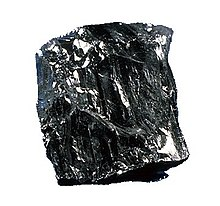
#> input picture Assets/Coal/5.jpg, 220 x 206 px; its folder holds only this picture in this run
$ jupyter execute --allow-errors Percobaan4.ipynb   (older library calls are emulated)
#> lines starting #> are read from the running program, lines starting #| are printed output that depends on the picture; after the words box and inside, x2 and y2 are one past the last pixel; in counts of white or black regions, pixels touching at a corner belong together
[cell 1]
import os
import cv2 as cv
import matplotlib.pyplot as plt
import numpy as np
import pandas as pd
from sklearn.model_selection import train_test_split, cross_val_predict
from sklearn.metrics import accuracy_score, classification_report
from skimage.feature import graycomatrix, graycoprops
from scipy.stats import entropy
from sklearn.ensemble import RandomForestClassifier
from sklearn.svm import SVC
from sklearn.neighbors import KNeighborsClassifier
from sklearn.metrics import accuracy_score, precision_score, recall_score, f1_score, confusion_matrix, classification_report
from sklearn.metrics import (confusion_matrix, ConfusionMatrixDisplay)
import seaborn as sns

Pada tahap ini dilakukan impor berbagai library yang diperlukan untuk proses pengolahan citra, ekstraksi fitur, klasifikasi, dan evaluasi model. Library os digunakan untuk mengakses serta mengelola file dan folder dataset, sedangkan OpenCV (cv2)digunakan untuk membaca, mengubah, dan memproses citra digital. NumPy (np) berfungsi untuk mengolah data dalam bentuk array dan melakukan perhitungan numerik secara efisien, sementara Matplotlib (plt) digunakan untuk menampilkan citra maupun grafik hasil pengolahan. Pandas (pd) digunakan untuk menyimpan dan mengelola data hasil ekstraksi fitur dalam bentuk tabel (DataFrame). Pada tahap pembagian data, train_test_split digunakan untuk memisahkan dataset menjadi data latih dan data uji, sedangkan cross_val_predict dapat digunakan untuk melakukan validasi silang (cross validation) agar evaluasi model lebih akurat. Untuk ekstraksi fitur tekstur digunakan metode Gray Level Co-occurrence Matrix (GLCM) melalui fungsi graycomatrix, kemudian karakteristik tekstur seperti contrast, homogeneity, correlation, energy, dan ASM dihitung menggunakan graycoprops, sedangkan fungsi entropy dari SciPy digunakan untuk menghitung tingkat kerandoman atau kompleksitas tekstur citra. Pada tahap klasifikasi digunakan tiga algoritma machine learning, yaitu Support Vector Machine (SVC), Random Forest (RandomForestClassifier), dan K-Nearest Neighbor (KNeighborsClassifier)** untuk membandingkan performa klasifikasi. Selanjutnya, hasil klasifikasi dievaluasi menggunakan berbagai metrik dari Scikit-Learn seperti accuracy_score, precision_score, recall_score, dan f1_score, sedangkan confusion_matrix, ConfusionMatrixDisplay, dan classification_report digunakan untuk menampilkan hasil evaluasi secara rinci. Selain itu, Seaborn (sns)bdigunakan untuk membantu visualisasi data atau menampilkan confusion matrix dalam bentuk grafik yang lebih informatif dan mudah dibaca.

[cell 2]
data = []
labels = []
file_name = []

IMG_SIZE = (256, 328)

for sub_folder in os.listdir("Assets"):
    sub_folder_files = os.listdir(os.path.join("Assets", sub_folder))
    for i, filename in enumerate(sub_folder_files):
        img_path = os.path.join("Assets", sub_folder, filename)
        img = cv.imread(img_path)
#> img is the input picture: shape (206, 220, 3); mean B, G, R 167, 166.6, 165.1

        if img is None:
            continue

        img = cv.resize(img, IMG_SIZE)
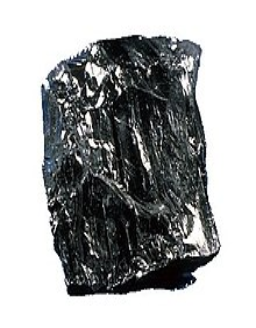
#> img: shape (328, 256, 3); mean B, G, R 167, 166.5, 165
        img = cv.cvtColor(img, cv.COLOR_BGR2GRAY)
#> img: shape (328, 256)
        img = img.astype(np.uint8)

        data.append(img)
        labels.append(sub_folder)
        file_name.append(filename)

data = np.array(data)
labels = np.array(labels)
print(f"Total data: {len(data)}, Shape: {data.shape}")
#| Total data: 2, Shape: (2, 328, 256)
print(f"Labels: {np.unique(labels, return_counts=True)}")

Kode ini digunakan untuk membaca seluruh citra yang terdapat pada folder dataset dan mempersiapkannya untuk proses pengolahan selanjutnya. Program terlebih dahulu membuat tiga list, yaitu data untuk menyimpan citra, labels untuk menyimpan kelas citra berdasarkan nama folder, dan file_name untuk menyimpan nama file gambar. Selanjutnya program melakukan perulangan pada setiap subfolder di dalam folder Assets. Setiap subfolder dianggap sebagai sebuah kelas data. Setiap gambar dibaca menggunakan cv.imread(), kemudian dilakukan pengecekan untuk memastikan gambar berhasil dimuat. Gambar yang berhasil dibaca kemudian diubah ukurannya menjadi 256 × 328 piksel agar seluruh data memiliki dimensi yang seragam. Setelah itu citra dikonversi menjadi grayscale sehingga hanya memiliki satu kanal intensitas dan tipe datanya diubah menjadi uint8. Citra hasil preprocessing disimpan ke dalam list data, sedangkan nama subfolder disimpan sebagai label kelas pada list labels dan nama file disimpan pada list file_name. Setelah seluruh gambar selesai diproses, data dan labels diubah menjadi array NumPy agar lebih mudah digunakan pada tahap ekstraksi fitur dan klasifikasi. Terakhir, program menampilkan jumlah total data yang berhasil dimuat beserta distribusi jumlah citra pada setiap kelas.

# Data Preparation

### Define Preprocessing Function

[cell 3]
TARGET_SIZE = (256, 328)
def resize_grayscale(image, target_size=TARGET_SIZE):
    resized = cv.resize(image, target_size)

    if len(resized.shape) == 3:
        gray = cv.cvtColor(resized, cv.COLOR_BGR2GRAY)
    else:
        gray = resized

    return gray.astype(np.uint8)

def thresholding(img, batas):
#> called with batas = 127
    baris, kolom = img.shape
    canvas = np.zeros_like(img, dtype=np.uint8)

    for i in range(baris):
        for j in range(kolom):
            if(img[i,j] > batas):
                canvas[i,j] = 255
            elif(img[i,j] <= batas):
                canvas[i,j] = 0
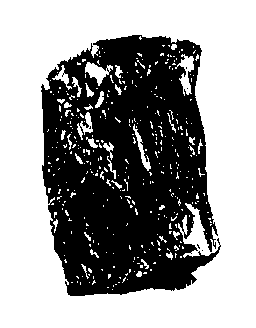
#> canvas: shape (328, 256); 59.9% white; 6 black regions (5 under 20 px), largest, box (x1, y1, x2, y2) and area: (41, 35, 221, 296) 33696

    return canvas

kernel = np.array([[0, 0, 1, 0, 0],
                   [0, 0, 1, 0, 0],
                   [1, 1, 1, 1, 1],
                   [0, 0, 1, 0, 0],
                   [0, 0, 1, 0, 0]], dtype=np.uint8)

def dilasi(img, kernel):
    img = img.copy()
    pad_h, pad_w = kernel.shape[0] // 2, kernel.shape[1] // 2
    padded = np.pad(img, ((pad_h, pad_h), (pad_w, pad_w)), mode='constant')
    output = np.zeros_like(img)

    for i in range(img.shape[0]):
        for j in range(img.shape[1]):
            region = padded[i:i+kernel.shape[0], j:j+kernel.shape[1]]
            if np.any(region[kernel == 1] == 255):
                output[i, j] = 255
    return output


def erosi(img, kernel):
    img = img.copy()
    pad_h, pad_w = kernel.shape[0] // 2, kernel.shape[1] // 2
    padded = np.pad(img, ((pad_h, pad_h), (pad_w, pad_w)), mode='constant')
#> padded: shape (332, 260); 58.2% white; 7 black regions (5 under 20 px), largest, box (x1, y1, x2, y2) and area: (43, 37, 223, 298) 33696, (0, 0, 260, 332) 2352
    output = np.zeros_like(img)

    for i in range(img.shape[0]):
        for j in range(img.shape[1]):
            region = padded[i:i+kernel.shape[0], j:j+kernel.shape[1]]
            if np.all(region[kernel == 1] == 255):
                output[i, j] = 255
#> output: shape (328, 256); 50.5% white; 2 black regions, box (x1, y1, x2, y2) and area: (39, 33, 223, 298) 39229, (0, 0, 256, 328) 2320
    return output

def opening(img, kernel):
    return dilasi(erosi(img, kernel), kernel)
def closing(img, kernel):
    return erosi(dilasi(img, kernel), kernel)
#> after the loop in dilasi (call 2), `for i in range(img.shape[0]):`:
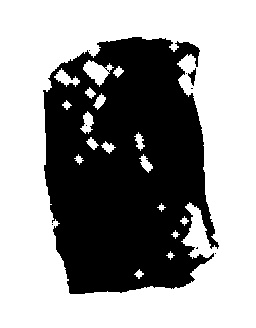
#> output: shape (328, 256); 59.9% white; 9 black regions (7 under 20 px), largest, box (x1, y1, x2, y2) and area: (43, 37, 219, 294) 33587, (188, 68, 196, 86) 68
#> in erosi (call 2), `padded = np.pad(img, ((pad_h, pad_h), (pad_w, pad_w)), mode='constant')`:
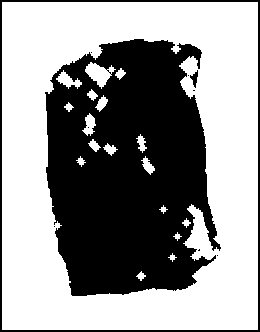
#> padded: shape (332, 260); 58.3% white; 10 black regions (7 under 20 px), largest, box (x1, y1, x2, y2) and area: (45, 39, 221, 296) 33587, (0, 0, 260, 332) 2352, (190, 70, 198, 88) 68
#> after the loop in erosi (call 2), `for i in range(img.shape[0]):`:
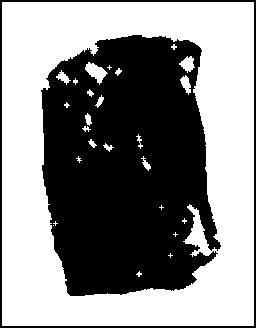
#> output: shape (328, 256); 53.7% white; 2 black regions, box (x1, y1, x2, y2) and area: (41, 35, 221, 296) 36550, (0, 0, 256, 328) 2320

[cell 4]
def prepro(image):
    # Resize + Grayscale
    img = resize_grayscale(image)
    # Thresholding
    thresh = thresholding(img, 127)
#> call 2 of thresholding, with batas = 127
#> after the loop in thresholding (call 2), `for i in range(baris):`:
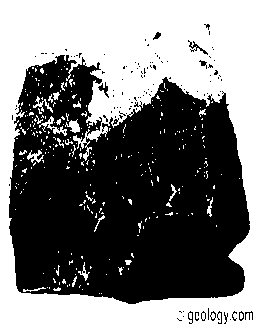
#> canvas: shape (328, 256); 46.3% white; 283 white regions (260 under 20 px), largest, box (x1, y1, x2, y2) and area: (0, 0, 256, 328) 36876, (39, 116, 67, 136) 149, (65, 119, 80, 133) 111
    # Opening
    opened = opening(thresh, kernel)
#> in erosi (call 3), `padded = np.pad(img, ((pad_h, pad_h), (pad_w, pad_w)), mode='constant')`:
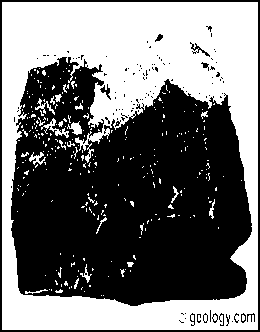
#> padded: shape (332, 260); 45% white; 283 white regions (260 under 20 px), largest, box (x1, y1, x2, y2) and area: (2, 2, 258, 330) 36876, (41, 118, 69, 138) 149, (67, 121, 82, 135) 111
#> after the loop in erosi (call 3), `for i in range(img.shape[0]):`:
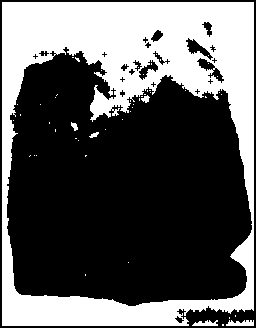
#> output: shape (328, 256); 36% white; 52 white regions (46 under 20 px), largest, box (x1, y1, x2, y2) and area: (2, 2, 254, 326) 29760, (226, 320, 254, 326) 127, (192, 320, 218, 326) 102, (141, 95, 150, 103) 42, (71, 122, 78, 131) 38, (89, 132, 99, 138) 33
#> in dilasi (call 3), `padded = np.pad(img, ((pad_h, pad_h), (pad_w, pad_w)), mode='constant')`:
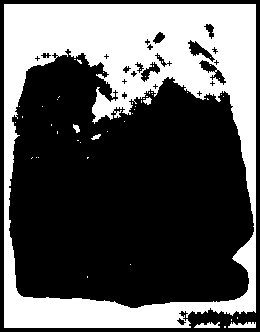
#> padded: shape (332, 260); 35% white; 52 white regions (46 under 20 px), largest, box (x1, y1, x2, y2) and area: (4, 4, 256, 328) 29760, (228, 322, 256, 328) 127, (194, 322, 220, 328) 102, (143, 97, 152, 105) 42, (73, 124, 80, 133) 38, (91, 134, 101, 140) 33
#> after the loop in dilasi (call 3), `for i in range(img.shape[0]):`:
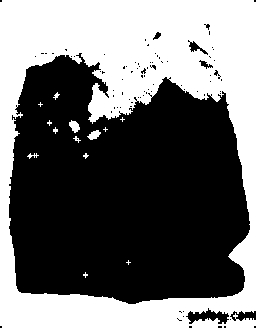
#> output: shape (328, 256); 43% white; 14 white regions (8 under 20 px), largest, box (x1, y1, x2, y2) and area: (0, 0, 256, 328) 35741, (69, 120, 80, 133) 89, (87, 130, 101, 140) 82, (27, 153, 39, 159) 30, (53, 92, 60, 100) 23, (73, 136, 81, 143) 21
    # Closing
    closed = closing(opened, kernel)
#> (the rest of the program and of its run is left out)
